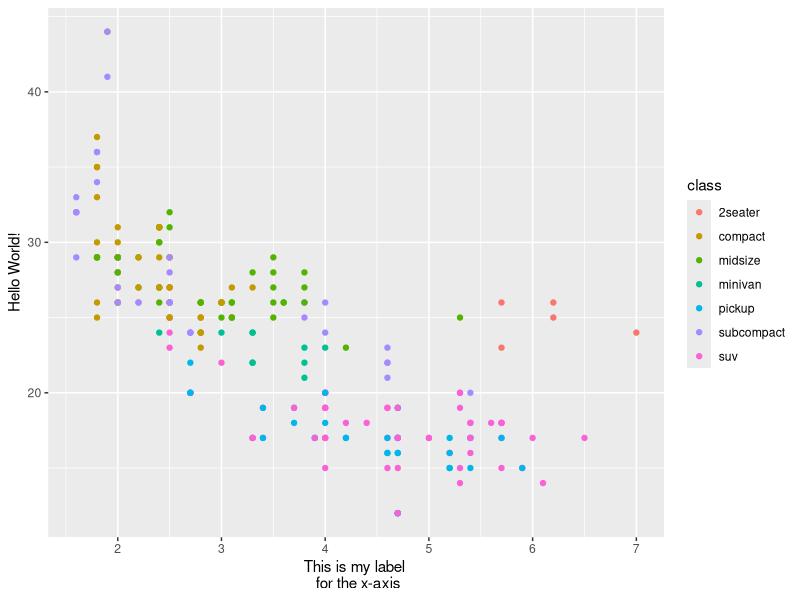
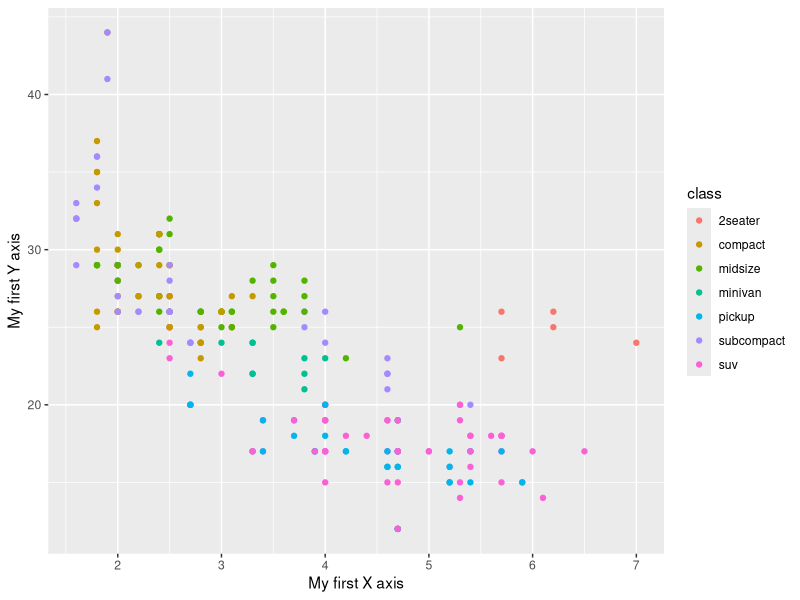
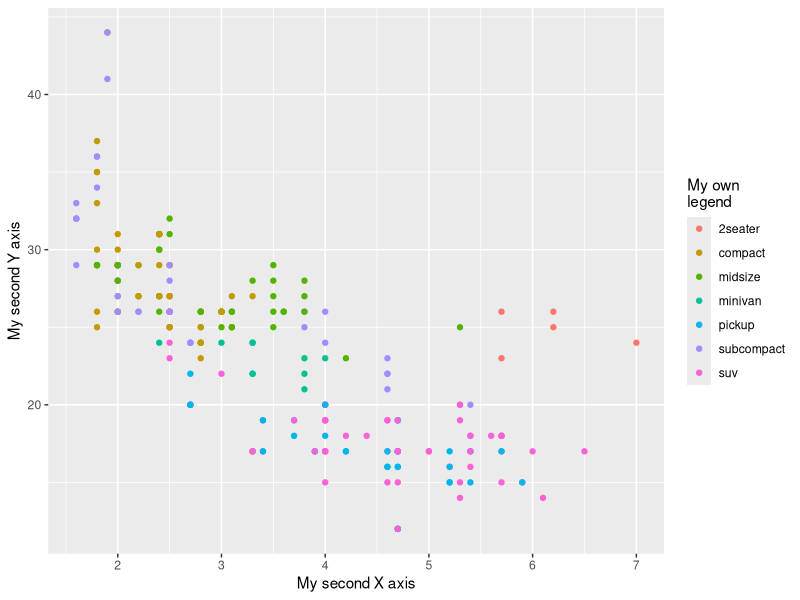
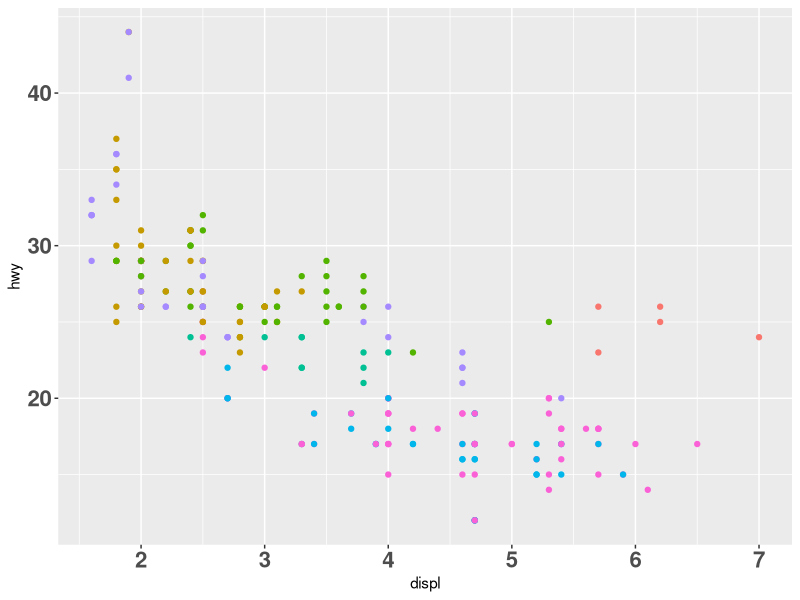
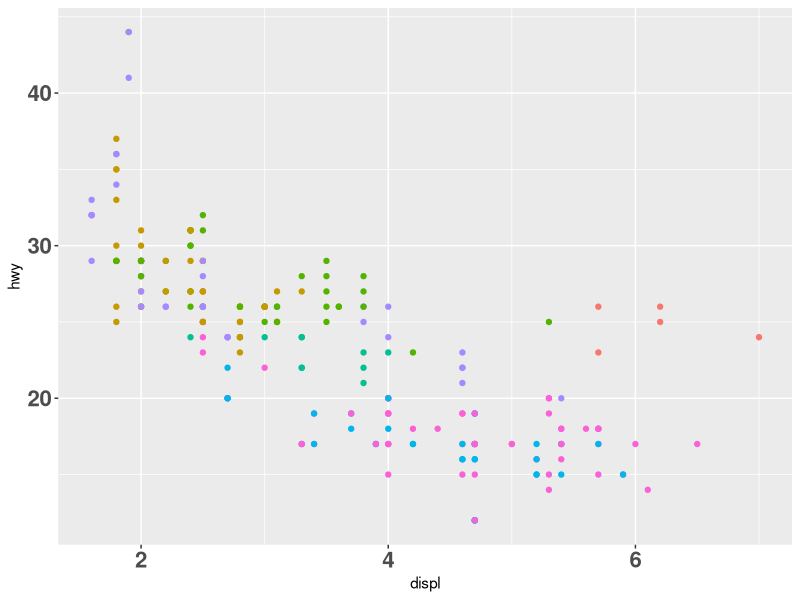
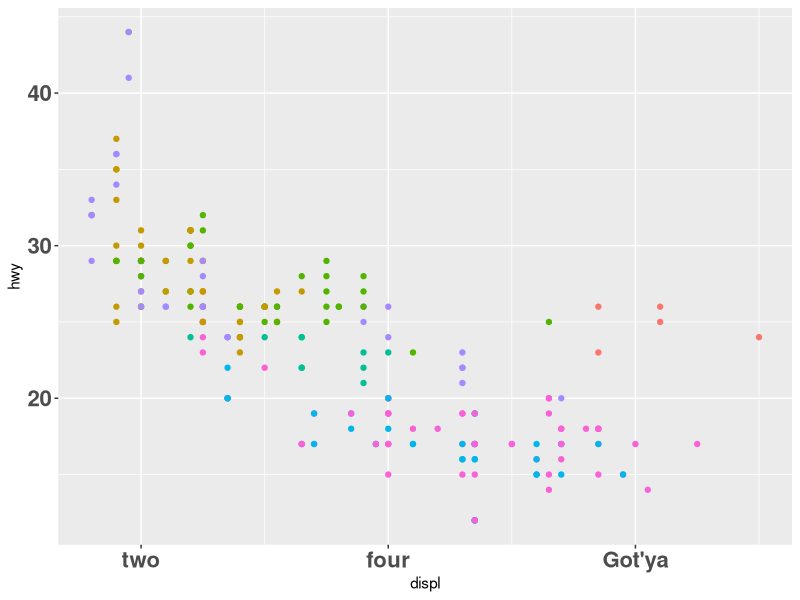
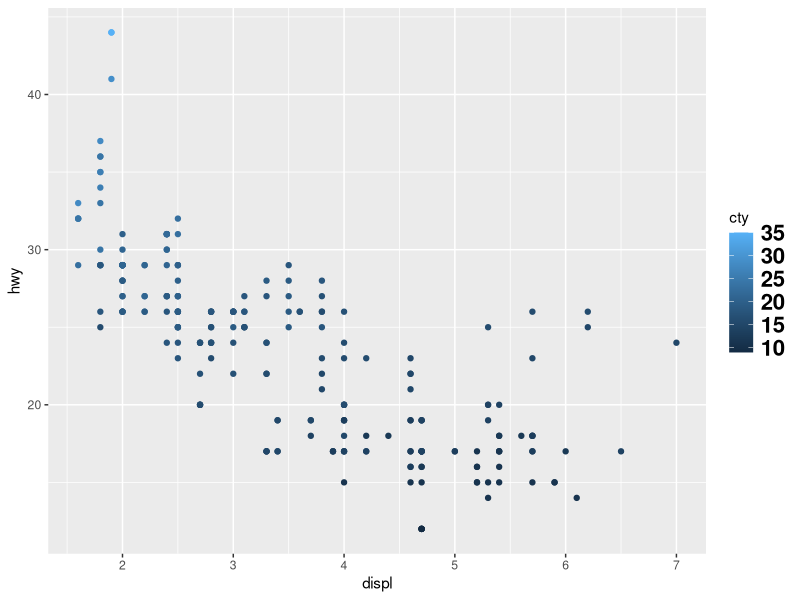
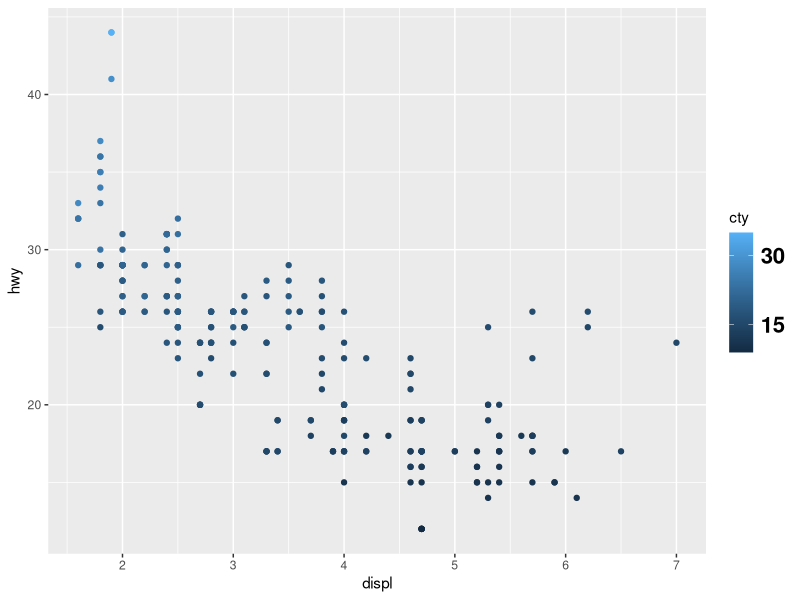

These figures' R source, in order:
## ---- chunk 1
knitr::opts_chunk$set(echo = TRUE)
library(tidyverse)
## ---- chunk 2
ggplot(mpg, aes(displ, hwy)) + 
  geom_point(aes(colour = class)) + 
  scale_x_continuous("This is my label \n for the x-axis") +
  scale_y_continuous("Hello World!")
## ---- chunk 3
my_plot <- ggplot(mpg, aes(displ, hwy)) + geom_point(aes(colour = class))
my_plot + 
  xlab("My first X axis") + 
  ylab("My first Y axis")
my_plot + labs(x = "My second X axis", y = "My second Y axis", colour = "My own\nlegend")
## ---- chunk 4
my_plot <- ggplot(mpg, aes(displ, hwy)) + geom_point(aes(colour = class), show.legend = FALSE) + theme(axis.text=element_text(size=16, face="bold"))
## ---- chunk 5
my_plot
my_plot + scale_x_continuous(breaks = c(2, 4, 6))
my_plot + scale_x_continuous(breaks = c(2, 4, 6), labels = c("two", "four", "Got'ya"))
## ---- chunk 6
my_plot <- ggplot(mpg, aes(displ, hwy)) + geom_point(aes(colour = cty)) + theme(legend.text=element_text(size=16, face="bold"))
## ---- chunk 7
my_plot
my_plot + scale_colour_continuous(breaks = c(15, 30))
my_plot + scale_colour_continuous(breaks = c(15, 30), labels = c("low", "high"))
